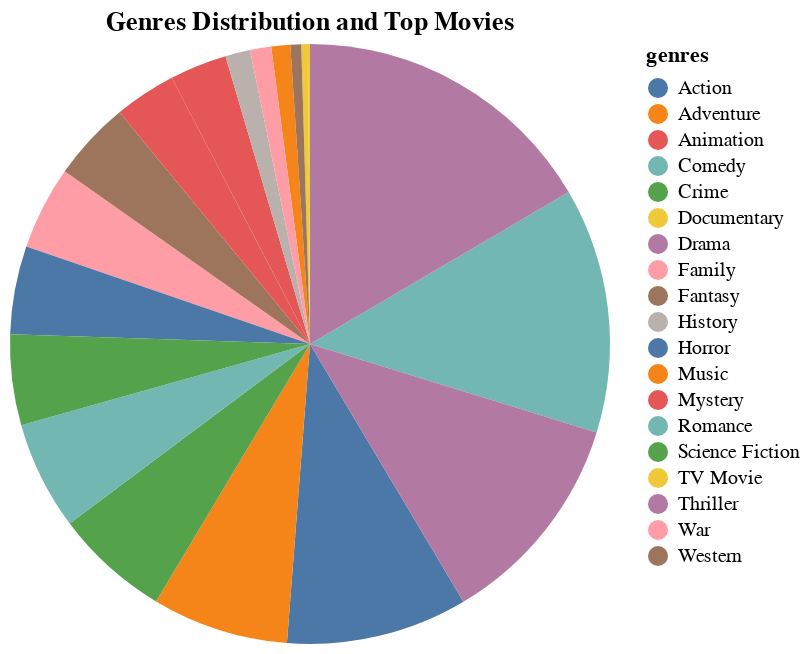

Write notebook code for a chart like this one.
### Code cell
# plot the genres distribution and show top 10 movies as a tooltip
alt.Chart(genres).mark_arc().encode(
    theta=alt.Theta(field='percentage', type='quantitative', stack=True),
    color=alt.Color(field='genres', type='nominal'),
    tooltip=[alt.Tooltip('genres', title='Genre'), alt.Tooltip('percentage', format='.2f', title='Percentage'), alt.Tooltip('top_movies', title='Top Movies')],
    order=alt.Order('count', sort='descending')
).properties(
    title='Genres Distribution and Top Movies'
).interactive()

### Figure 1 — Vega-Lite specification as saved in the notebook (floating-point values rounded to 4 significant figures)
{"config": {"view": {"continuousWidth": 300, "continuousHeight": 300}}, "data": {"name": "data-c7e71c6d53259da9ebc31dac8d24724f"}, "mark": {"type": "arc"}, "encoding": {"color": {"field": "genres", "type": "nominal"}, "order": {"field": "count", "sort": "descending", "type": "quantitative"}, "theta": {"field": "percentage", "stack": true, "type": "quantitative"}, "tooltip": [{"field": "genres", "title": "Genre", "type": "nominal"}, {"field": "percentage", "format": ".2f", "title": "Percentage", "type": "quantitative"}, {"field": "top_movies", "title": "Top Movies", "type": "nominal"}]}, "params": [{"name": "param_64", "select": {"type": "interval", "encodings": ["x", "y"]}, "bind": "scales"}], "title": "Genres Distribution and Top Movies", "$schema": "https://vega.github.io/schema/vega-lite/v5.17.0.json", "datasets": {"data-c7e71c6d53259da9ebc31dac8d24724f": [{"genres": "Action", "count": 1176, "score": 6.14, "percentage": 9.77, "top_movies": "1. The Dark Knight 2. The Empire Strikes Back 3. Inception 4. The Lord of the Rings: The Return of the King 5. Star Wars 6. The Lord of the Rings: The Fellowship of the Ring 7. The Lord of the Rings: The Two Towers 8. Scarface 9. Guardians of the Galaxy 10. The Matrix"}, {"genres": "Adventure", "count": 885, "score": 6.242, "percentage": 7.352, "top_movies": "1. Spirited Away 2. The Empire Strikes Back 3. Inception 4. Interstellar 5. The Lord of the Rings: The Return of the King 6. Star Wars 7. Howl's Moving Castle 8. Princess Mononoke 9. The Lord of the Rings: The Fellowship of the Ring 10. The Lord of the Rings: The Two Towers"}, {"genres": "Animation", "count": 370, "score": 6.482, "percentage": 3.074, "top_movies": "1. Spirited Away 2. Your Name. 3. Howl's Moving Castle 4. Princess Mononoke 5. The Lion King 6. Inside Out 7. Grave of the Fireflies 8. My Neighbor Totoro 9. Up 10. WALL·E"}, {"genres": "Comedy", "count": 1591, "score": 6.124, "percentage": 13.22, "top_movies": "1. Dilwale Dulhania Le Jayenge 2. Life Is Beautiful 3. Forrest Gump 4. The Intouchables 5. Back to the Future 6. The Grand Budapest Hotel 7. The Wolf of Wall Street 8. Inside Out 9. La La Land 10. Dr. Strangelove or: How I Learned to Stop Worrying and Love the Bomb"}, {"genres": "Crime", "count": 747, "score": 6.335, "percentage": 6.206, "top_movies": "1. The Shawshank Redemption 2. The Godfather 3. The Dark Knight 4. Pulp Fiction 5. The Godfather: Part II 6. Leon: The Professional 7. The Green Mile 8. GoodFellas 9. Se7en 10. The Silence of the Lambs"}, {"genres": "Documentary", "count": 43, "score": 6.641, "percentage": 0.3572, "top_movies": "1. Citizenfour 2. Blackfish 3. Planet Earth 4. Senna 5. Searching for Sugar Man 6. Amy 7. The Cove 8. Going Clear: Scientology and the Prison of Belief 9. One Direction: This Is Us 10. Inside Job"}, {"genres": "Drama", "count": 1992, "score": 6.49, "percentage": 16.55, "top_movies": "1. The Shawshank Redemption 2. The Godfather 3. Dilwale Dulhania Le Jayenge 4. The Dark Knight 5. Fight Club 6. Schindler's List 7. Whiplash 8. Life Is Beautiful 9. The Godfather: Part II 10. One Flew Over the Cuckoo's Nest"}, {"genres": "Family", "count": 541, "score": 6.245, "percentage": 4.494, "top_movies": "1. Spirited Away 2. Back to the Future 3. The Lion King 4. Inside Out 5. Harry Potter and the Deathly Hallows: Part 2 6. My Neighbor Totoro 7. Up 8. WALL·E 9. Big Hero 6 10. It's a Wonderful Life"}, {"genres": "Fantasy", "count": 516, "score": 6.226, "percentage": 4.287, "top_movies": "1. Spirited Away 2. The Green Mile 3. The Lord of the Rings: The Return of the King 4. Howl's Moving Castle 5. Princess Mononoke 6. The Lord of the Rings: The Fellowship of the Ring 7. The Lord of the Rings: The Two Towers 8. Harry Potter and the Deathly Hallows: Part 2 9. My Neighbor Totoro 10. It's a Wonderful Life"}, {"genres": "History", "count": 161, "score": 6.627, "percentage": 1.338, "top_movies": "1. Schindler's List 2. The Imitation Game 3. Saving Private Ryan 4. 12 Years a Slave 5. Dallas Buyers Club 6. Hacksaw Ridge 7. Spotlight 8. Braveheart 9. Amadeus 10. The Elephant Man"}, {"genres": "Horror", "count": 572, "score": 5.939, "percentage": 4.752, "top_movies": "1. Psycho 2. The Shining 3. Alien 4. The Thing 5. Aliens 6. Train to Busan 7. Jaws 8. Shaun of the Dead 9. The Exorcist 10. The Conjuring"}, {"genres": "Music", "count": 123, "score": 6.434, "percentage": 1.022, "top_movies": "1. La La Land 2. Sing Street 3. Amadeus 4. Singin' in the Rain 5. Straight Outta Compton 6. Beauty and the Beast 7. The Blues Brothers 8. Moulin Rouge! 9. Pitch Perfect 10. The Sound of Music"}, {"genres": "Mystery", "count": 401, "score": 6.326, "percentage": 3.331, "top_movies": "1. Inception 2. Se7en 3. Memento 4. Rear Window 5. The Prestige 6. Gone Girl 7. Oldboy 8. 2001: A Space Odyssey 9. Shutter Island 10. Citizen Kane"}, {"genres": "Romance", "count": 704, "score": 6.321, "percentage": 5.849, "top_movies": "1. Dilwale Dulhania Le Jayenge 2. Forrest Gump 3. Your Name. 4. La La Land 5. Her 6. Eternal Sunshine of the Spotless Mind 7. Cinema Paradiso 8. Vertigo 9. Amélie 10. The Theory of Everything"}, {"genres": "Science Fiction", "count": 588, "score": 6.194, "percentage": 4.885, "top_movies": "1. The Empire Strikes Back 2. Inception 3. Interstellar 4. Star Wars 5. Back to the Future 6. A Clockwork Orange 7. Guardians of the Galaxy 8. The Matrix 9. Return of the Jedi 10. Alien"}, {"genres": "TV Movie", "count": 13, "score": 6.046, "percentage": 0.108, "top_movies": "1. Black Mirror: White Christmas 2. Before the Flood 3. Duel 4. Descendants 2 5. High School Musical 6. StarStruck 7. Camp Rock 8. Teen Beach Movie 9. Geek Charming 10. Ice Age: A Mammoth Christmas"}, {"genres": "Thriller", "count": 1407, "score": 6.174, "percentage": 11.69, "top_movies": "1. The Dark Knight 2. Pulp Fiction 3. Psycho 4. Leon: The Professional 5. Inception 6. Se7en 7. The Silence of the Lambs 8. Memento 9. The Shining 10. Reservoir Dogs"}, {"genres": "War", "count": 137, "score": 6.658, "percentage": 1.138, "top_movies": "1. Schindler's List 2. The Imitation Game 3. The Pianist 4. Inglourious Basterds 5. Grave of the Fireflies 6. Apocalypse Now 7. Saving Private Ryan 8. Full Metal Jacket 9. Dr. Strangelove or: How I Learned to Stop Worrying and Love the Bomb 10. Band of Brothers"}, {"genres": "Western", "count": 70, "score": 6.491, "percentage": 0.5815, "top_movies": "1. The Good, the Bad and the Ugly 2. Once Upon a Time in the West 3. Django Unchained 4. The Hateful Eight 5. For a Few Dollars More 6. Unforgiven 7. Dances with Wolves 8. A Fistful of Dollars 9. The Revenant 10. Spirit: Stallion of the Cimarron"}]}}
